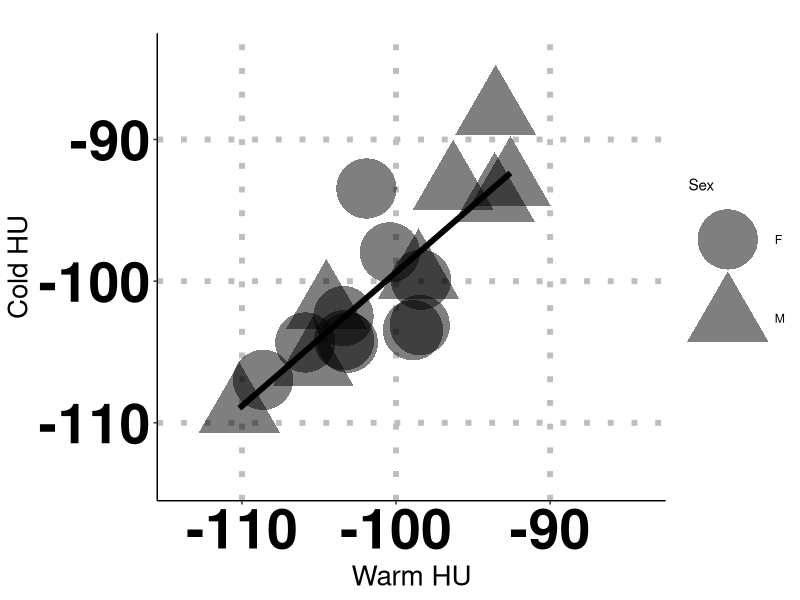
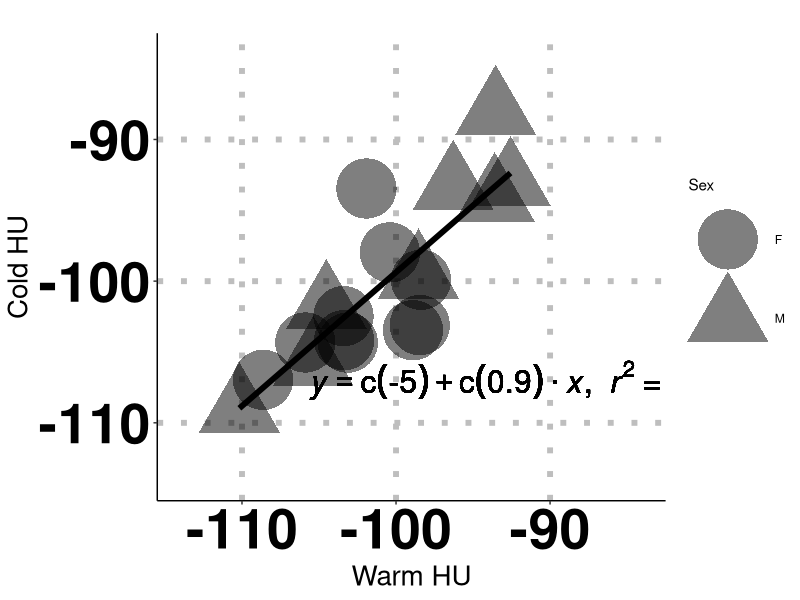

Write R code to recreate these figures, in order.
#  CODE FOR RECREATING WAT PAPER FIGURES #################################
#  This .R file contains the script to recreate Figure 3 panel A) in the paper.
#  The script reads reconstructed data from the ../data_output/ folder and
#  puts the png image in the  ../figures/ folder.
#  FIGURE 3 A :  HU v. HU - all subjects

# Need ggplot2 and plyr
require(ggplot2)
require(plyr)

# Load CSV file into a data frame
df = read.csv('../tidy_data/WAT_avgAllslx_master_file_CA_v_TN.csv')

CA_HU_Avg = df[,"CA_HU_Avg"]
TN_HU_Avg = df[,"TN_HU_Avg"]

# regression function
lm_eqn = function(df){
  m = lm(CA_HU_Avg ~ TN_HU_Avg, df);
  eq <- substitute(italic(y) == a + b %.% italic(x)*","~~italic(r)^2~"="~r2,
                   list(a = format(coef(m)[1], digits = 1),
                        b = format(coef(m)[2], digits = 1),
                        r2 = format(summary(m)$r.squared, digits = 2)))
  as.character(as.expression(eq));
}

g0 = ggplot(df, aes(x=TN_HU_Avg, y=CA_HU_Avg, shape=Sex)) +
  geom_smooth(aes(x=TN_HU_Avg, y=CA_HU_Avg, shape=NULL), data=df, method = "lm", se=FALSE, formula = y ~ x, colour="black", linetype="solid", alpha=0.5, size=2, weight=2) +
  geom_point(alpha=0.5,size=20) + 
  theme(axis.text=element_text(colour="black", size=40,face="bold"),axis.title=element_text(size=20),
        axis.line = element_line(colour = "black"),
        panel.grid.major = element_line(linetype = 3, colour = "gray", size = 2),
        panel.grid.minor = element_blank(),
        panel.background = element_blank()) +
  coord_cartesian(xlim=c(-114,-84), ylim=c(-114,-84))

g0.labs <- g0 + labs(title = "", x = "Warm HU", y = "Cold HU")
g0.labs

g1 = g0.labs + geom_text(aes(x = -92.5, y = -107, label = lm_eqn(df)), parse = TRUE, colour="black",size=8)

plot(g1)

# Copy plot to a PNG file
dev.copy(png, file = '../figures/Figure_3a.png', width=850, height=750)

# Don't forget to close the PNG device!
dev.off()

# Display the statistics (R-squared, p-value and confidence interval)
print("**********************************************************")
print("Figure 3a) statistics (R-squared, p-value and confidence interval)")
mod <- lm(CA_HU_Avg~TN_HU_Avg)
print(summary(mod))
print(confint(mod))
print("**********************************************************")
